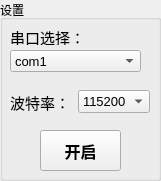
   <widget class="QGroupBox" name="groupBox">
    <property name="geometry">
     <rect>
      <x>20</x>
      <y>10</y>
      <width>161</width>
      <height>181</height>
     </rect>
    </property>
    <property name="title">
     <string>设置</string>
    </property>
    <widget class="QLabel" name="label">
     <property name="geometry">
      <rect>
       <x>10</x>
       <y>30</y>
       <width>75</width>
       <height>15</height>
      </rect>
     </property>
     <property name="font">
      <font>
       <pointsize>11</pointsize>
      </font>
     </property>
     <property name="text">
      <string>串口选择：</string>
     </property>
    </widget>
    <widget class="QPushButton" name="OpenButter">
     <property name="geometry">
      <rect>
       <x>40</x>
       <y>130</y>
       <width>81</width>
       <height>41</height>
      </rect>
     </property>
     <property name="font">
      <font>
       <pointsize>12</pointsize>
       <weight>75</weight>
       <bold>true</bold>
      </font>
     </property>
     <property name="text">
      <string>开启</string>
     </property>
    </widget>
    <widget class="QComboBox" name="comnum">
     <property name="geometry">
      <rect>
       <x>10</x>
       <y>50</y>
       <width>131</width>
       <height>22</height>
      </rect>
     </property>
     <property name="font">
      <font>
       <pointsize>10</pointsize>
      </font>
     </property>
     <item>
      <property name="text">
       <string>com1</string>
      </property>
     </item>
    </widget>
    <widget class="QWidget" name="layoutWidget">
     <property name="geometry">
      <rect>
       <x>10</x>
       <y>90</y>
       <width>140</width>
       <height>24</height>
      </rect>
     </property>
     <layout class="QHBoxLayout" name="horizontalLayout">
      <item>
       <widget class="QLabel" name="label_2">
        <property name="font">
         <font>
          <pointsize>11</pointsize>
         </font>
        </property>
        <property name="text">
         <string>波特率：</string>
        </property>
       </widget>
      </item>
      <item>
       <widget class="QComboBox" name="bond">
        <property name="font">
         <font>
          <pointsize>10</pointsize>
         </font>
        </property>
        <item>
         <property name="text">
          <string>115200</string>
         </property>
        </item>
        <item>
         <property name="text">
          <string>9600</string>
         </property>
        </item>
       </widget>
      </item>
     </layout>
    </widget>
   </widget>
